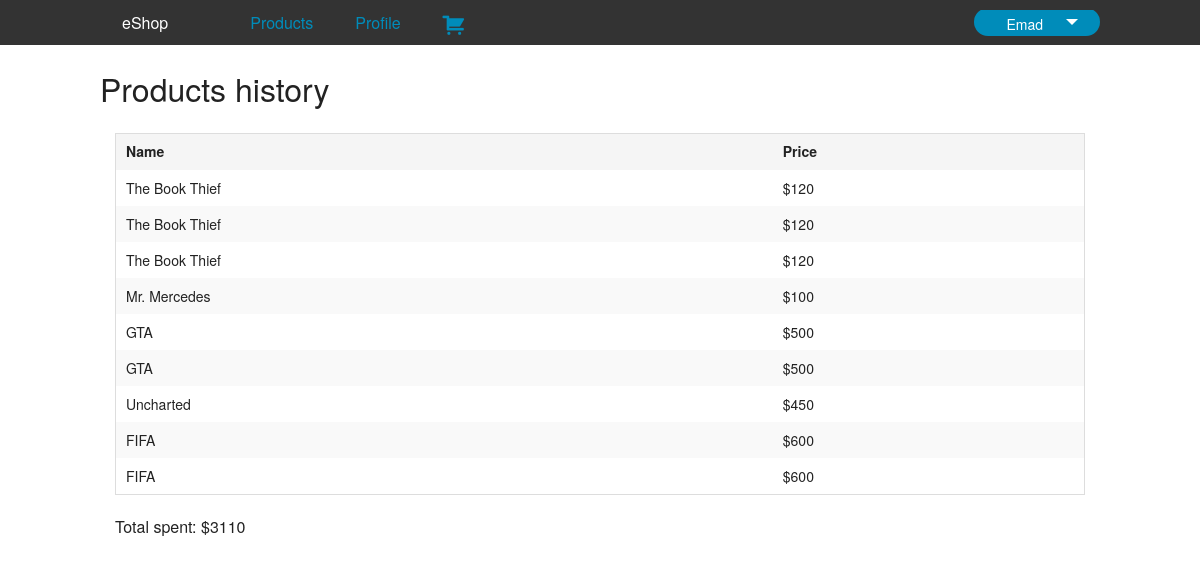
Page /history.php?id=6 (signed in) on the committed database.
### tables this page shows
CREATE TABLE IF NOT EXISTS `users` (
  `id` int(11) NOT NULL AUTO_INCREMENT,
  `first_name` varchar(20) NOT NULL,
  `last_name` varchar(20) NOT NULL,
  `email` varchar(50) NOT NULL,
  `password` varchar(20) NOT NULL,
  `avatar` varchar(25) NOT NULL,
  `previous_buys` int(11) NOT NULL,
  PRIMARY KEY (`id`),
  UNIQUE KEY `users_unique` (`email`)
);

CREATE TABLE IF NOT EXISTS `products` (
  `id` int(11) NOT NULL AUTO_INCREMENT,
  `catId` int(11) NOT NULL,
  `pName` varchar(50) NOT NULL,
  `description` varchar(100) NOT NULL,
  `price` double NOT NULL,
  `photo` varchar(200) NOT NULL,
  `rating` int(11) NOT NULL,
  `stock` int(11) NOT NULL,
  PRIMARY KEY (`id`),
  KEY `cId` (`catId`)
);

### helper.php (called while the page is built, shortened)
<?php
	function getProduct($id) {
		$fetch_sql = "SELECT * FROM products WHERE id = '" . $id . "'";
		$res = mysql_query($fetch_sql);
		$product = array();
		if ($res) {
			$product = mysql_fetch_assoc($res);
		}
		else {
			die("Error");
		}
		return $product;
	}
	function getHistory($id) {
		$fetch_sql = "SELECT * FROM history WHERE userId = '" . $id . "'";
		$res = mysql_query($fetch_sql);
		$data_array = array(
			'userId' => array(),
			'productId' => array()
		);
		if($res) {
			$numrows = mysql_num_rows($res);
		}
		else {
			$numrows = 0;
			die("Error");
		}
		if ($numrows > 0) {
			while ($temp = mysql_fetch_assoc($res)) {
				array_push($data_array['userId'], $temp['userId']);
				array_push($data_array['productId'], $temp['productId']);
			}
		}
		return $data_array;
	}
?>

### history.php (the view, shortened to what this page needs)
<!DOCTYPE html>
<html>
<head>
  <link rel="stylesheet" href="css/foundation.css">
  <link rel="stylesheet" href="css/normalize.css">
  <link rel="stylesheet" href="css/font-awesome.css">
  <link rel="stylesheet" href="css/foundation-icons.css">
</head>
<body>
  <?php
    include('helper.php');
    if (isset($_SESSION['loggedin']) && isset($_SESSION['loggedin_password'])) {
      $user_id = $_SESSION['loggedin'];
    }
    else {
      header('Location: login.php');
    }
  ?>
  <div class="contain-to-grid sticky">
    <nav style="color: white;" class="top-bar" data-topbar role="navigation" data-options="sticky_on: large">
      <ul class="inline-list" style="margin-top: 10px;">
        <li style="padding-right: 60px;"><a style="color: white;" href="productshome.php">eShop</a></li>        <li style="padding-right: 20px;"><a href="productshome.php">Products</a></li>
        <li style="padding-right: 20px;"><a href="editProfile.php">Profile</a></li>
        <li style="margin-top: -10px; float: right;">
        <li style="margin-top: -7.5px; font-size: 26px;"><a href="cart.php"><i class="fi-shopping-cart"></i></a></li>
          <?php
              if (isset($_SESSION['loggedin'])) {
                $select_users_sql = "SELECT * FROM users WHERE id = '" . $_SESSION['loggedin'] . "'";
                $res = mysql_query($select_users_sql);
                if (mysql_num_rows($res)) {
                  while ($temp = mysql_fetch_assoc($res)) {
                    if ($temp['id'] == $_SESSION['loggedin']) {
                      $current_user = $temp['first_name'];
                    }
                  }
                }
                else {
                  die (mysql_error());
                }
                echo "<li style=\"margin-top: -11px; float: right;\">
                        <button href=\"#\" data-dropdown=\"drop1\" aria-controls=\"drop1\" aria-expanded=\"false\" class=\"button round dropdown\">" . $current_user . "</button><br>
                          <ul id=\"drop1\" data-dropdown-content class=\"f-dropdown\" aria-hidden=\"true\">
                            <li><a href=\"editProfile.php\">Edit Profile</a></li>
                            <li><a href=\"changePassword.php\">Change Password</a></li>
                            <li><a href=\"cart.php\">My Cart</a></li>
                            <li><a href=\"history.php?id=" . $user_id . "\">My History</a></li>
                            <li><a href=\"logout.php\">Logout</a></li>
                          </ul>
                      </li>";
              }
          ?>
        </ul>
      </nav>
    </div>
    <div class="row">
      <h1>Products history</h1>
      <div class="small-12 small-centered columns">
        <table style="width: 100%;">
          <thead>
            <tr>
              <th>Name</th>
              <th>Price</th>
            </tr>
          </thead>
          <tbody>
            <?php
              $id = isset($_GET['id']) ? $_GET['id'] : "";
              $history = getHistory($id);
              $total = 0;
              $i = 0;
              while ($i < sizeof($history['productId'])) {
                $product = getProduct($history['productId'][$i]);
                echo "<tr><td>" . $product['pName'] . "</td><td>$" . $product['price'] . "</td></tr>";
                $total += $product['price'];
                $i++;
              }
            ?>
          </tbody>
        </table>
        Total spent: $<?php echo $total; ?>
      </div>
    </div>
</body>
</html>

### rows in the picture
users: first_name "Emad"
products: pName "The Book Thief", price "120"
products: pName "Mr. Mercedes", price "100"
products: pName "GTA", price "500"
products: pName "Uncharted", price "450"
products: pName "FIFA", price "600"

### other values in the picture
$total "3110"
